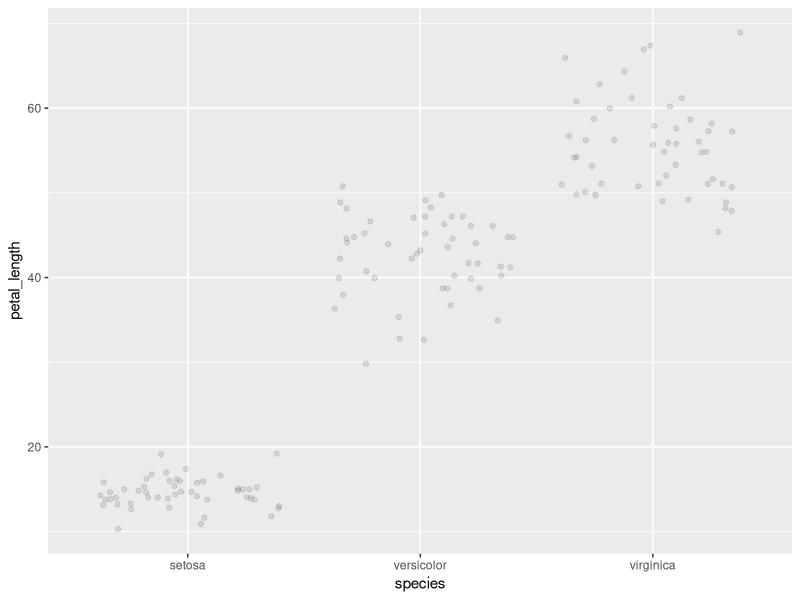
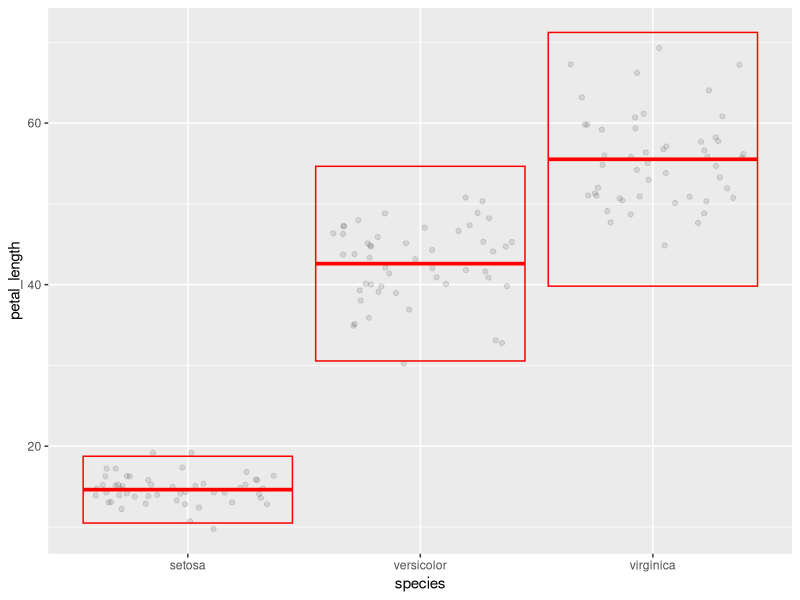
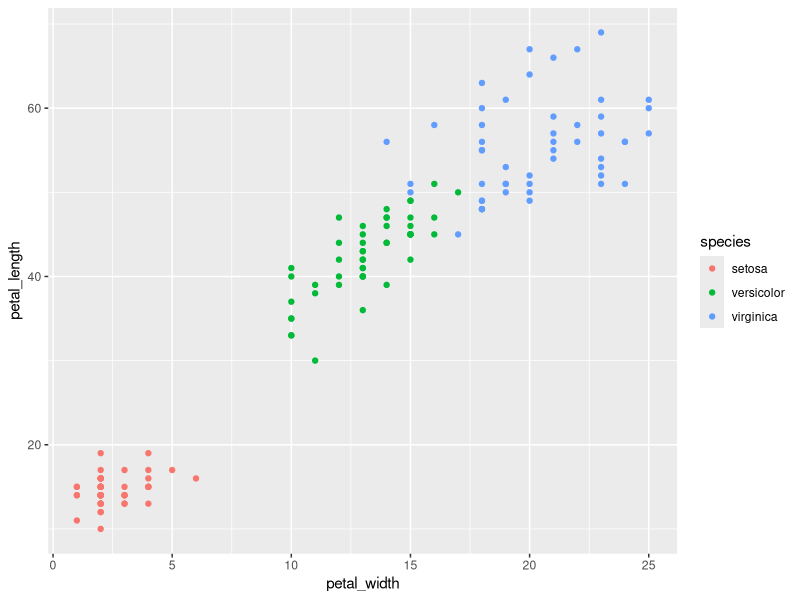

R code for these plots, in order: (Note: this script raises an error after producing the figures.)
## ---- chunk 1

library(tidyverse)

iris <- as_tibble(iris)

iris1 <- rename(iris, sepal_length = Sepal.Length, sepal_width = Sepal.Width, petal_length = Petal.Length, petal_width = Petal.Width, species = Species) 

iris1

## ---- chunk 2

iris2 <- mutate(iris1, sepal_length = sepal_length * 10, sepal_width = sepal_width * 10, petal_length = petal_length * 10, petal_width = petal_width * 10)

iris2

## ---- chunk 3

iris3.1 <- mutate(iris2, petal_area = petal_width * petal_length, sepal_area = sepal_width * sepal_length)

iris3.2 <- select(iris3.1, -petal_width, -petal_length, -sepal_length, -sepal_width)

iris3.2

## ---- chunk 4

iris4.1 <- select(iris2, -petal_width, -petal_length, -sepal_width, -species)

iris4.2 <- summarize(iris4.1, mean_length = mean(sepal_length), maximum_length = max(sepal_length), minimum_length = min(sepal_length), range_length = max(sepal_length) - min(sepal_length), median_length = median(sepal_length), first_quantile = quantile(sepal_length, .25), third_quantile = quantile(sepal_length, .75), interquartile_range = IQR(sepal_length))

iris4.2

## ---- chunk 5

iris5.1 <- select(iris2, -sepal_length, -petal_length, -sepal_width)

iris5.2 <- group_by(iris5.1, species)

iris5.3 <- summarize(iris5.2, sample_size = n(), mean_width = mean(petal_width), standard_deviation = sd(petal_width), variance = var(petal_width), sem = mean(petal_width) / sqrt(sample_size), UCI = mean(petal_width) + (sem * 2), LCI = mean(petal_width) - (sem * 2))

iris5.3

## ---- chunk 6

iris6.1 <- select(iris3.1, -petal_width, -petal_area, -sepal_area, -sepal_length, -sepal_width)

ggplot(data = iris6.1) +
  geom_jitter(mapping = aes(x = species, y = petal_length), alpha = .1)

## ---- chunk 7

iris7.1 <- select(iris2, -sepal_length, -petal_width, -sepal_width)

iris7.2 <- group_by(iris7.1, species)

iris7.3 <- summarize(iris7.2, sample_size = n(), mean_length = mean(petal_length), standard_deviation = sd(petal_length), variance = var(petal_length), sem = mean(petal_length) / sqrt(sample_size), UCI = mean(petal_length) + (sem * 2), LCI = mean(petal_length) - (sem * 2))

iris7.4 <- select(iris7.3, -sample_size, -standard_deviation, -variance, -sem)

ggplot(data = iris6.1) +
  geom_jitter(mapping = aes(x = species, y = petal_length), alpha = .1) +
  geom_crossbar(
    data = iris7.4, 
    mapping = aes(x = species, y = mean_length, ymax = UCI, ymin = LCI),
    color = "red"
  )

## ---- chunk 8

iris8.1 <- select(iris2, -sepal_length, -sepal_width)

ggplot(data = iris8.1) +
  geom_point(mapping = aes(x = petal_width, y = petal_length, color = species))

## ---- chunk 9
sessioninfo::session_info()
## ---- chunk 10
knitr::opts_chunk$set(echo = TRUE)
## ---- chunk 11
summary(cars)
## ---- chunk 12
plot(pressure)
